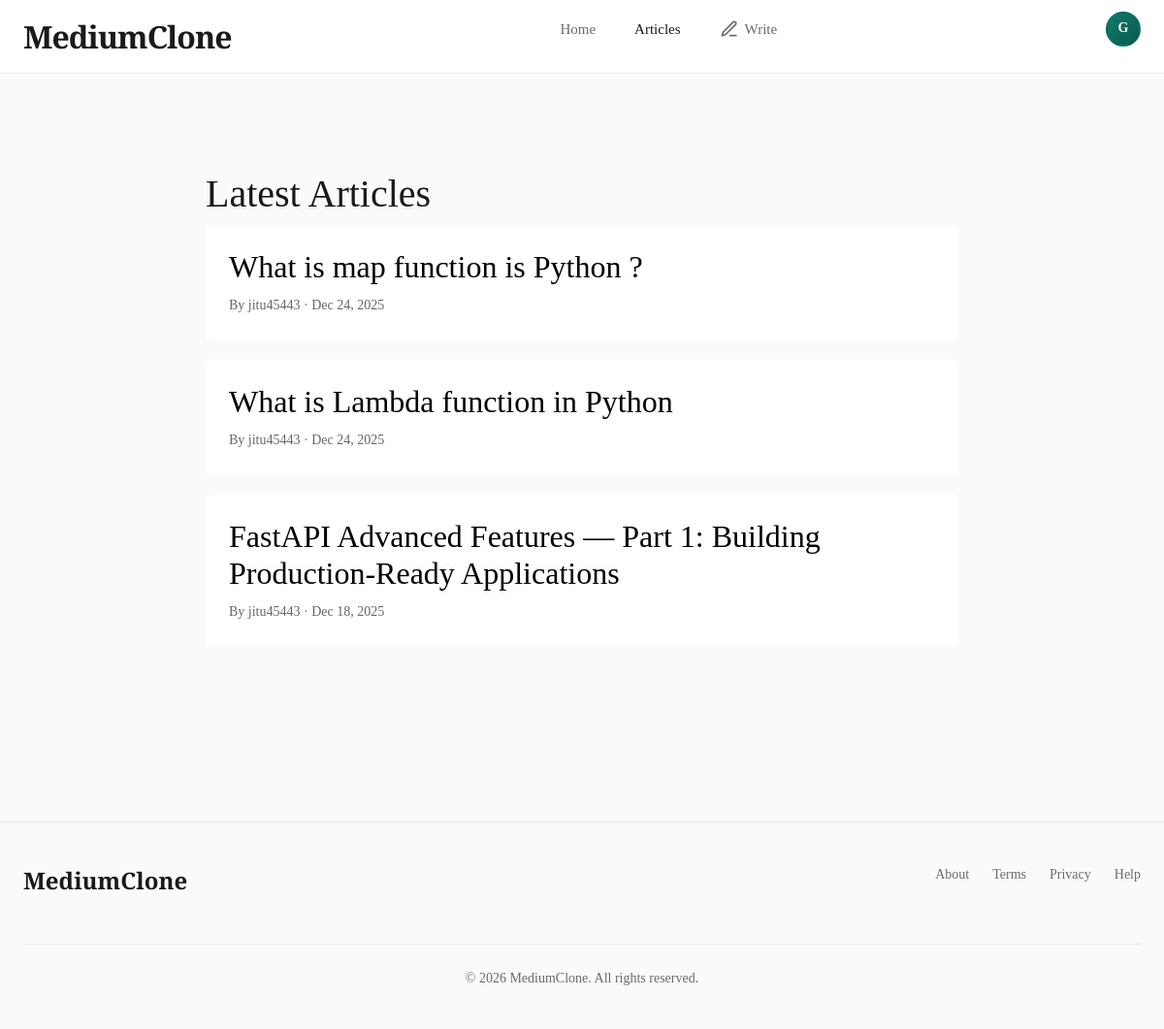
/article/list/ (signed in), run on the app's committed database.
### apps/users/models.py (models this page shows, shortened)
class User(AbstractUser):
    pic = models.ImageField(upload_to='users/pics', null=True, blank=True)

### apps/article/models.py (models this page shows, shortened)
class Article(TimeStampedModel):
    class STATUS(models.TextChoices):
        DRAFT = 'DRAFT', 'Draft'
        PUBLISHED = 'PUBLISHED', 'Published'
        ARCHIVED = 'ARCHIVED', 'Archived'
    author = models.ForeignKey(
        User,
        on_delete=models.CASCADE,
        related_name='articles'
    )
    title = models.CharField(max_length=255)
    text = RichTextField()
    image = models.ImageField(upload_to='articles/', null=True, blank=True)
    slug = models.SlugField(max_length=255, unique=True)
    status = models.CharField(
        max_length=20,
        choices=STATUS.choices,
        default=STATUS.DRAFT
    )
    published_at = models.DateTimeField(null=True, blank=True)
    is_deleted = models.BooleanField(default=False)
    class Meta:
        ordering = ('-published_at',)
        verbose_name_plural = 'articles'

### apps/article/views.py (the view)
# urls.py: path('list/', ArticleListView.as_view(), name='article_list'),
class ArticleListView(LoginRequiredMixin, ListView):
    queryset = Article.objects.all()
    template_name = "article/list.html"
    context_object_name = "articles"
    def get_queryset(self):
        return (
            Article.objects.filter(
                status=Article.STATUS.PUBLISHED,
                is_deleted=False
            ).select_related("author")
            .order_by("-published_at")
        )

### templates/article/list.html (shortened to what this page needs)
{% extends "base.html" %}
{% block content %}
<div class="container">
    <h1>Latest Articles</h1>
    {% for article in articles %}
    <div class="article">
        <h2>
            <a href="{% url 'article_detail' article.slug %}" style="">
                {{ article.title }}
            </a>
        </h2>
        <div class="meta">
            By {{ article.author.username }} ·
            {{ article.published_at|date:"M d, Y" }}
        </div>
    </div>
    {% empty %}
    <p>No articles yet.</p>
    {% endfor %}
</div>
{% endblock content %}

### templates/base.html (shortened to what this page needs)
<!DOCTYPE html>
<html lang="en">
<head>
    <link href="https://cdn.jsdelivr.net/npm/bootstrap@5.3.0/dist/css/bootstrap.min.css" rel="stylesheet">
</head>
<body>
<nav class="main-navbar">
    <div class="navbar-container">
        <a class="navbar-brand" href="{% url 'home' %}">MediumClone</a>
        <ul class="nav-left" id="navLeft">
            <li><a class="nav-link-item" href="{% url 'home' %}">Home</a></li>
            <li><a class="nav-link-item" href="{% url 'article_list' %}">Articles</a></li>
            {% if user.is_authenticated %}
            <li>
                <a class="btn-write" href="{% url 'article_create' %}">
                    <svg viewBox="0 0 24 24" fill="none" stroke="currentColor" stroke-width="2">
                        <path d="M12 20h9"></path>
                        <path d="M16.5 3.5a2.121 2.121 0 0 1 3 3L7 19l-4 1 1-4L16.5 3.5z"></path>
                    </svg>
                    Write
                </a>
            </li>
            {% endif %}
        </ul>
        <ul class="nav-right" id="navRight">
            {% if user.is_authenticated %}
            <li class="user-menu">
                <div class="user-avatar">
                    {{ user.username|first|upper }}
                </div>
            </li>
            {% else %}
            <li><a class="nav-link-item" href="{% url 'account_login' %}">Sign In</a></li>
            <li><a class="btn-signup" href="{% url 'account_signup' %}">Get Started</a></li>
            {% endif %}
        </ul>
    </div>
</nav>
<main class="main-content">
    {% block content %}{% endblock %}
</main>
<footer class="main-footer">
    <div class="footer-content">
        <div class="footer-brand">MediumClone</div>
        <ul class="footer-links">
            <li><a class="footer-link" href="#">About</a></li>
            <li><a class="footer-link" href="#">Terms</a></li>
            <li><a class="footer-link" href="#">Privacy</a></li>
            <li><a class="footer-link" href="#">Help</a></li>
        </ul>
        <div class="footer-copyright">
            &copy; {% now "Y" %} MediumClone. All rights reserved.
        </div>
    </div>
</footer>
</body>
</html>

### templates/base.html (style rules this page uses)
:root { --primary-dark: #1a1a1a; --primary-accent: #0f7b6c; --secondary-text: #6b6b6b; --border-light: #e8e8e8; --bg-subtle: #fafafa; --hover-bg: #f7f7f7; }
* { margin: 0; padding: 0; box-sizing: border-box; }
body { font-family: 'Source Serif 4', 'Lora', Georgia, serif; color: var(--primary-dark); background-color: #ffffff; line-height: 1.6; }
.main-navbar { background: #ffffff; border-bottom: 1px solid var(--border-light); position: sticky; top: 0; z-index: 1000; backdrop-filter: blur(10px); background: rgba(255, 255, 255, 0.95); transition: all 0.3s ease; }
.navbar-container { max-width: 1200px; margin: 0 auto; padding: 0 24px; display: flex; align-items: center; justify-content: space-between; height: 75px; }
.navbar-brand { font-family: 'Playfair Display', serif; font-size: 32px; font-weight: 900; color: var(--primary-dark); text-decoration: none; letter-spacing: -1px; transition: all 0.3s ease; }
.nav-left, .nav-right { display: flex; align-items: center; gap: 8px; list-style: none; }
.nav-link-item { padding: 8px 16px; color: var(--secondary-text); text-decoration: none; font-size: 15px; font-weight: 400; transition: all 0.2s ease; border-radius: 24px; position: relative; }
.nav-link-item.active { color: var(--primary-dark); font-weight: 500; }
.btn-write { display: inline-flex; align-items: center; gap: 6px; padding: 8px 16px; background: transparent; color: var(--secondary-text); border: none; border-radius: 24px; font-size: 15px; text-decoration: none; transition: all 0.2s ease; cursor: pointer; }
.btn-write svg { width: 20px; height: 20px; }
.user-menu { position: relative; }
.user-avatar { width: 36px; height: 36px; border-radius: 50%; background: linear-gradient(135deg, var(--primary-accent), #0a5a4f); color: white; display: flex; align-items: center; justify-content: center; font-weight: 600; font-size: 14px; cursor: pointer; transition: all 0.2s ease; border: 2px solid transparent; }
.main-content { max-width: 1200px; margin: 0 auto; padding: 60px 24px; min-height: calc(100vh - 200px); }
.main-footer { background: var(--bg-subtle); border-top: 1px solid var(--border-light); padding: 40px 24px; margin-top: 80px; }
.footer-content { max-width: 1200px; margin: 0 auto; display: flex; justify-content: space-between; align-items: center; flex-wrap: wrap; gap: 20px; }
.footer-brand { font-family: 'Playfair Display', serif; font-size: 24px; font-weight: 700; color: var(--primary-dark); }
.footer-links { display: flex; gap: 24px; list-style: none; }
.footer-link { color: var(--secondary-text); text-decoration: none; font-size: 14px; transition: color 0.2s ease; }
.footer-copyright { width: 100%; text-align: center; margin-top: 24px; padding-top: 24px; border-top: 1px solid var(--border-light); color: var(--secondary-text); font-size: 14px; }
.main-content { animation: fadeInUp 0.6s ease-out; }

### templates/article/list.html (style rules this page uses)
body { font-family: Georgia, serif; background: #fafafa; }
.container { max-width: 800px; margin: 40px auto; }
.article { background: white; padding: 24px; margin-bottom: 20px; border-radius: 6px; }
.article h2 { margin: 0 0 10px; }
.meta { color: #666; font-size: 14px; }
a { text-decoration: none; color: black; }

### data on the page
User: username|first "G"
Article: title "What is map function is Python ?", author.username "jitu45443", published_at "Dec 24, 2025"
Article: title "What is Lambda function in Python", author.username "jitu45443", published_at "Dec 24, 2025"
Article: title "FastAPI Advanced Features — Part 1: Building Production-Ready Applications", author.username "jitu45443", published_at "Dec 18, 2025"
